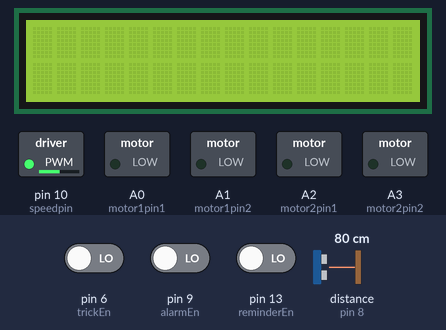
A sketch run on a simulated Arduino Uno, built with avr-gcc and run on an emulated ATmega328P. Parts: 16×2 character LCD, switched loads named in the sketch (green lamp = pin HIGH). The test bench sets the inputs (shaded band); at power-on: pin 9 (alarmEn) LOW, distance to the obstacle (sensor on pin 8) 80 cm, pin 13 (reminderEn) LOW, pin 6 (trickEn) LOW. The echo pulse lasts 58.3 µs per cm; pins used as bus, display or sensor lines are not drawn; what the sketch prints to the serial monitor is not drawn.

Above: at 1.2 s.
1.3 s: pin 9 (alarmEn) driven HIGH
At 3.2 s:
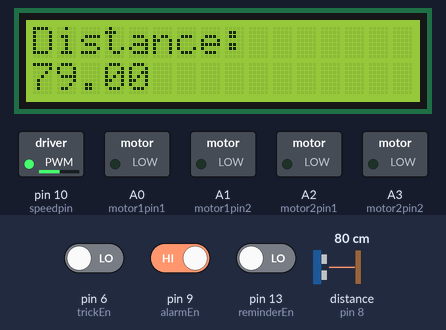
3.6 s: distance to the obstacle (sensor on pin 8) set to 18 cm
At 5.1 s:
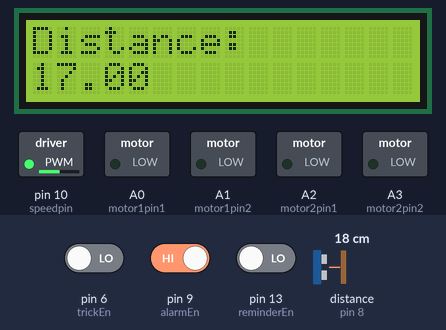
5.4 s: distance to the obstacle (sensor on pin 8) set to 14 cm
At 7.1 s:
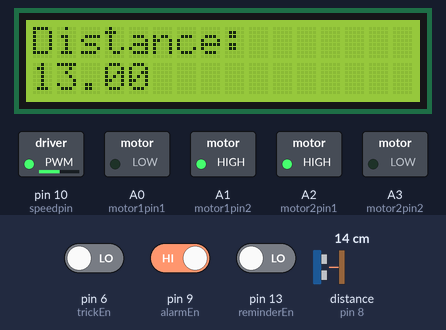
7.5 s: distance to the obstacle (sensor on pin 8) set to 2 cm
At 9.1 s:
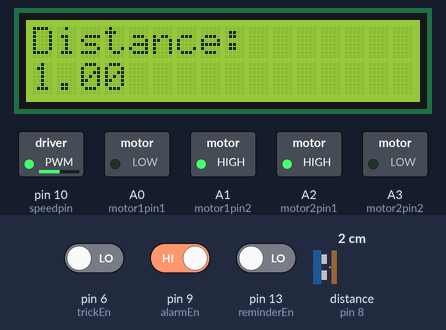
9.3 s: pin 9 (alarmEn) driven LOW
At 9.7 s:
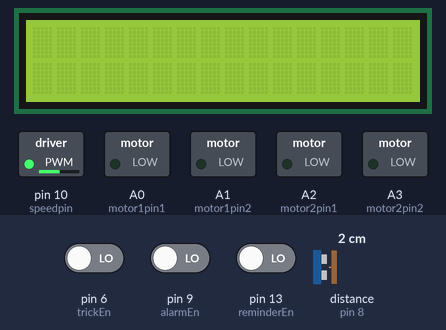
10.8 s: pin 13 (reminderEn) driven HIGH
At 12.2 s:
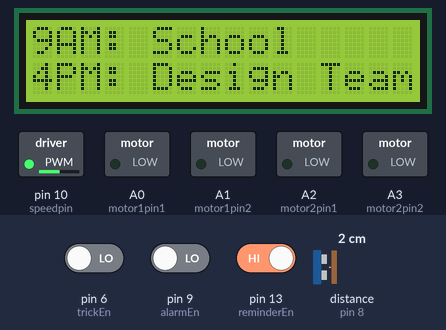
Timing chart, 0 to 13.3 s (numbered marks = the images above; inputs shaded):
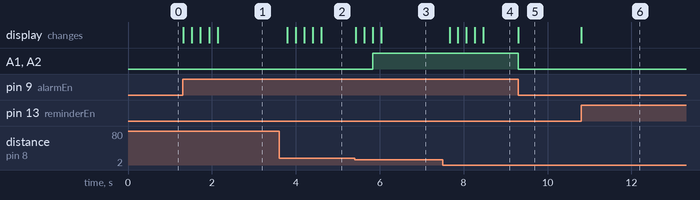

The sketch:

pawpro_arduino.ino
```cpp
#include <LiquidCrystal.h>

const int motor1pin1 = A0;
const int motor1pin2 = A1;
const int motor2pin1 = A2;
const int motor2pin2 = A3;
const int speedpin = 10;
const int alarmEn = 9;
const int reminderEn = 13;
const int trickEn = 6;


const int rs = 12, en = 11, d4 = 5, d5 = 4, d6 = 3, d7 = 2;

const int trigpin = 7;
const int echopin = 8;

float duration, distance = 0;
float distArray[5] = {0};
unsigned long distInd = 0;
unsigned long currentTime = 0;
unsigned long printLastTime = 0;
const unsigned long timePrintOffset = 200;

LiquidCrystal lcd(rs, en, d4, d5, d6, d7);


float getDistance(){
    digitalWrite(trigpin, LOW);
    delayMicroseconds(2);
    digitalWrite(trigpin, HIGH);
    delayMicroseconds(10);
    digitalWrite(trigpin, LOW);
    duration = pulseIn(echopin, HIGH);
    distArray[distInd] = duration * 0.0343 / 2;
    int sum = 0;
    for (int i = 0; i < 5; i++){
      sum = sum + distArray[i];
    }
    distance = sum/5;
    distInd = distInd + 1;
    distInd = distInd % 5;
    if (currentTime - printLastTime > timePrintOffset) {
      printLastTime = millis();
    }
    return distance;

}

void setup() {
  // put your setup code here, to run once:
  pinMode(motor1pin1, OUTPUT);
  pinMode(motor1pin2, OUTPUT);
  pinMode(motor2pin1, OUTPUT);
  pinMode(motor2pin2, OUTPUT);
  pinMode(speedpin, OUTPUT);
  pinMode(alarmEn, INPUT);
  pinMode(reminderEn, INPUT);
  pinMode(trickEn, INPUT);

  pinMode(trigpin, OUTPUT);
  pinMode(echopin, INPUT);


  analogWrite(speedpin, 130);
  // set up the LCD's number of columns and rows:
  lcd.begin(16, 2);
  // Print a message to the LCD.
  lcd.print("Distance:       ");
  Serial.begin(9600);
}

void driveBack(){
  digitalWrite(motor1pin1, LOW);
  digitalWrite(motor1pin2, HIGH);
  digitalWrite(motor2pin1, HIGH);
  digitalWrite(motor2pin2, LOW);
}


void brake(){
  digitalWrite(motor1pin1, LOW);
  digitalWrite(motor1pin2, LOW);
  digitalWrite(motor2pin1, LOW);
  digitalWrite(motor2pin2, LOW);
}

void alarmMode(){

  lcd.setCursor(0,0);
  lcd.print("Distance:       ");
  lcd.setCursor(0, 1);
  // print the number of seconds since reset:
  currentTime = millis();
  if (currentTime - printLastTime > timePrintOffset){
    getDistance();
    lcd.print(distance);
    lcd.print("            ");
    Serial.println(distance);
    if (distance < 15) {
      driveBack();
    } else {
      brake();
    }
  }
}

void reminderMode() {
  /*
  lcd.clear();
  lcd.setCursor(0,0);
  lcd.print("Schedule:");
  lcd.setCursor(0,1);
  lcd.print("9AM: School");
  delay(800);
  lcd.setCursor(0,1);
  lcd.print("                ");
  lcd.print("4PM: Design Team");
  delay(800);
  lcd.setCursor(0,0);
  lcd.print("                ");
  lcd.print("Today's chores:");
  lcd.print("Do laundry");
  delay(800);
  */
  lcd.setCursor(0,0);
  lcd.print("9AM: School      ");
  lcd.setCursor(0,1);
  lcd.print("4PM: Design Team");
  brake();

}

void trickMode(){
  digitalWrite(motor1pin1, HIGH);
  digitalWrite(motor1pin2, LOW);
  digitalWrite(motor2pin1, LOW);
  digitalWrite(motor2pin2, LOW);
  lcd.setCursor(0,0);
  lcd.print("               ");
  lcd.setCursor(0,1);
  lcd.print("               ");
  delay(2000);
}

void alarmOff(){
  //lcd.print("alarm mode off");
  lcd.clear();
  brake();
}

void loop() {
  // put your main code here, to run repeatedly:
  bool alarm = digitalRead(alarmEn);
  bool reminder = digitalRead(reminderEn);
  bool trick = digitalRead(trickEn);

  if (alarm) {
    alarmMode();
  } else if (reminder) {
    reminderMode();
  } else if (trick) {
    trickMode();
  } else {
    alarmOff();
  }
}
```

Measured:
- the behaviour switches between 16 and 15 cm on distance to the obstacle (sensor on pin 8) (found by bisection; images 2 and 3)
- after the input at 1.3 s, the display: first changes at once (image 1 shows a later state)
- after the input at 3.6 s, the display: first changes after 0.20 s (image 2 shows a later state)
- after the input at 5.4 s, A1 (motor1pin2), A2 (motor2pin1): LOW → HIGH after 0.43 s; the display: first changes at once (image 3 shows a later state)
- after the input at 7.5 s, the display: first changes after 0.16 s (image 4 shows a later state)
- after the input at 9.3 s, A1 (motor1pin2), A2 (motor2pin1): HIGH → LOW at once; the display: changes at once (image 5)
- after the input at 10.8 s, the display: changes at once (image 6)
